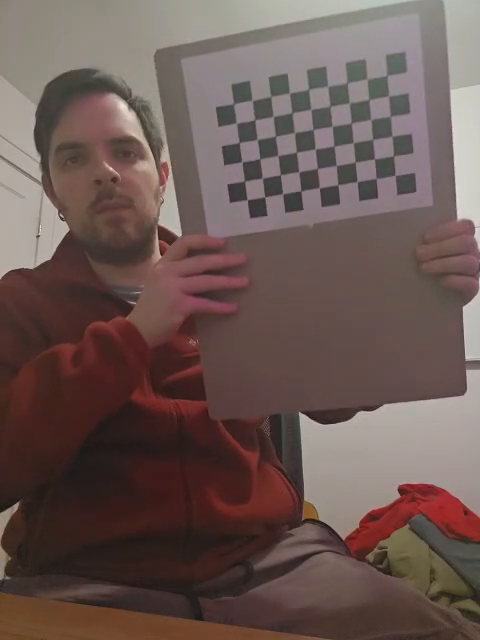
#> input picture frame 51 of examples/calib-from-video/VID_20251210_135648.mp4, 480 x 640 px, given in place of the camera
$ python capture_images.py
#> lines starting #> are read from the running program, lines starting #| are printed output that depends on the picture
import argparse
import cv2
import pathlib
import time
import os

def capture_images(dst_path: pathlib.Path):

    # Create the destination location
    os.makedirs(dst_path, exist_ok=False)
    print(f"Writing images to {str(dst_path.resolve())}.")

    # Open cameras
    cam_l = cv2.VideoCapture(1, cv2.CAP_DSHOW)  # Left camera
    cam_r = cv2.VideoCapture(0, cv2.CAP_DSHOW)  # Right camera

    if not cam_l.isOpened() or not cam_r.isOpened():
        raise RuntimeError("Couldn't open webcams.")

    # Set matching resolutions and FPS in order to reduce drift between cameras
    for cam in (cam_l, cam_r):
        cam.set(cv2.CAP_PROP_FRAME_WIDTH, 1280)
        cam.set(cv2.CAP_PROP_FRAME_HEIGHT, 720)
        cam.set(cv2.CAP_PROP_FPS, 30)

    # Warm up the webcams
    for _ in range(20):
        cam_l.read()
        cam_r.read()
#> this loop made 20 passes
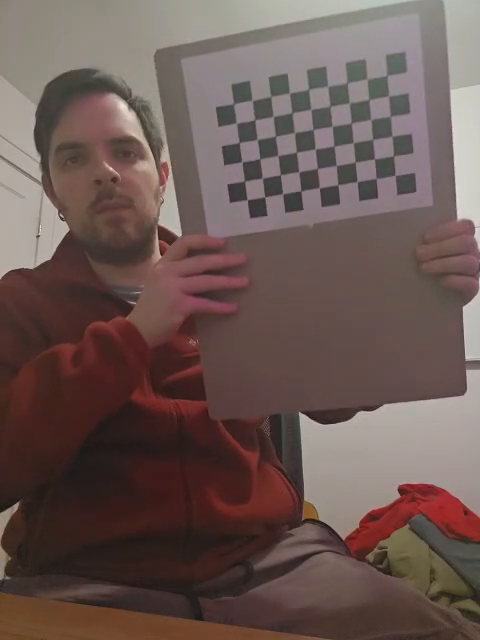
#> input picture frame 51 of examples/calib-from-video/VID_20251210_135648.mp4, 480 x 640 px, given in place of the camera
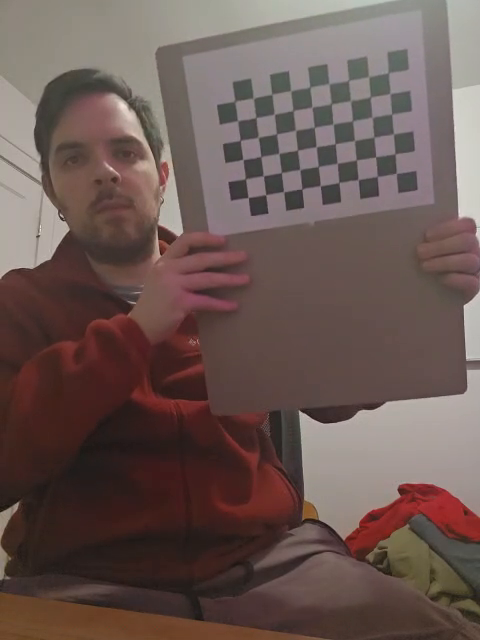
#> input picture frame 52 of examples/calib-from-video/VID_20251210_135648.mp4, 480 x 640 px, given in place of the camera


    idx = 0

    print("Press SPACE to save a stereo pair")
    print("Press q to quit")

    while True:
        # Capture frame
        ret_r, frame_r = cam_r.read()
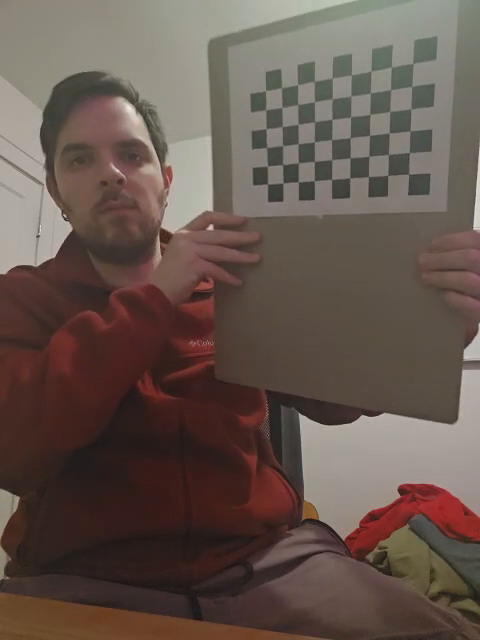
#> input picture frame 71 of examples/calib-from-video/VID_20251210_135648.mp4, 480 x 640 px, given in place of the camera
#> frame_r is the input picture: shape (640, 480, 3); mean B, G, R 77.9, 85.9, 101.4
        ret_l, frame_l = cam_l.read()

        if not ret_r or not ret_l:
            print("capture failed")
            continue

        # Show both feeds
        cv2.imshow("Right", frame_r)
        cv2.imshow("Left", frame_l)

        key = cv2.waitKey(1) & 0xFF
#> (key q is pressed here)

        if key == ord("q"):
            break

        if key == ord(" "):
            # If user presses SPACE, save frames
            dst_l = str(dst_path / f"left_{idx}.jpg")
            dst_r = str(dst_path / f"right_{idx}.jpg")
            cv2.imwrite(dst_l, frame_l)
            cv2.imwrite(dst_r, frame_r)

            print(f"Saved pair {idx}")

            idx += 1

    cam_l.release()
    cam_r.release()

    cv2.destroyAllWindows()


def cleanup_empty_dst_path(dst_path: pathlib.Path):
    """If no images were recorded, delete the destination folder
    to keep things clean.
    """
    if dst_path.is_dir() and not any(dst_path.iterdir()):
        dst_path.rmdir()

if __name__ == "__main__":
    parser = argparse.ArgumentParser()
    parser.add_argument(
        '--dirname',
        type=pathlib.Path,
        help='Name of folder to store images'
    )
    args = parser.parse_args()

    dirname = args.dirname or str(int(time.time()))
    dst_path = pathlib.Path('data') / dirname

    # Start capture loop
    try:
        capture_images(
            dst_path=dst_path,
        )
    finally:
        # If no images were captured, clean up the folder
        cleanup_empty_dst_path(dst_path)

$ run again, starting later in the video
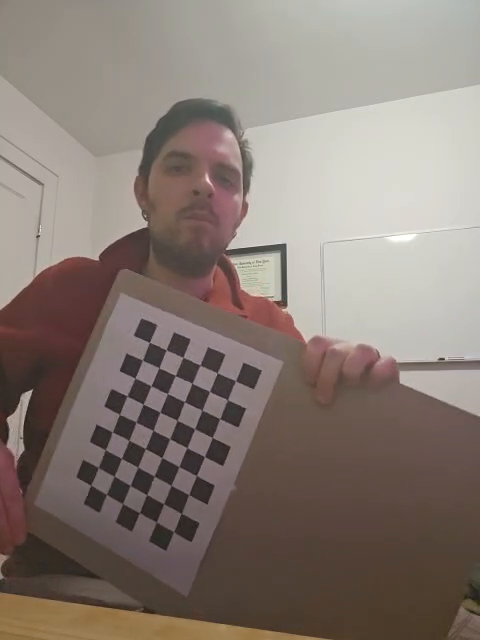
#> input picture frame 230 of examples/calib-from-video/VID_20251210_135648.mp4, 480 x 640 px, given in place of the camera
#> the loop in capture_images, `for _ in range(20):` made 20 passes
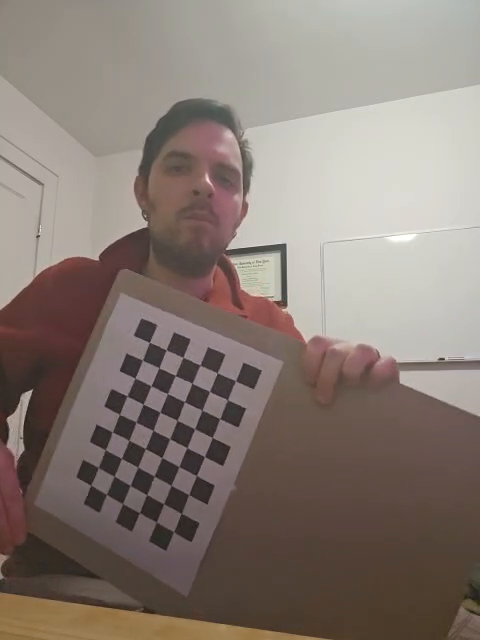
#> input picture frame 230 of examples/calib-from-video/VID_20251210_135648.mp4, 480 x 640 px, given in place of the camera
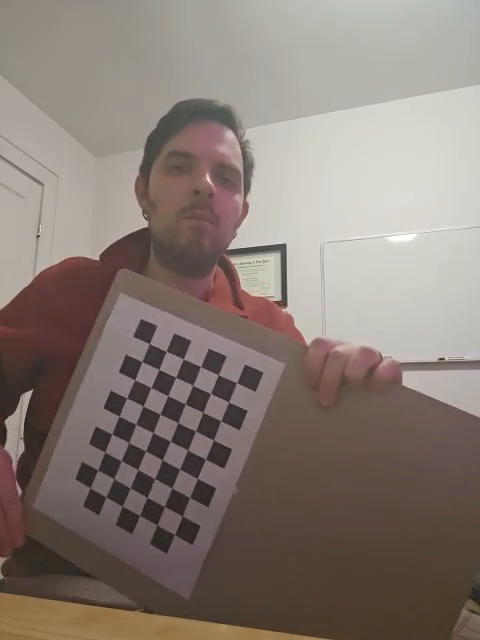
#> input picture frame 231 of examples/calib-from-video/VID_20251210_135648.mp4, 480 x 640 px, given in place of the camera
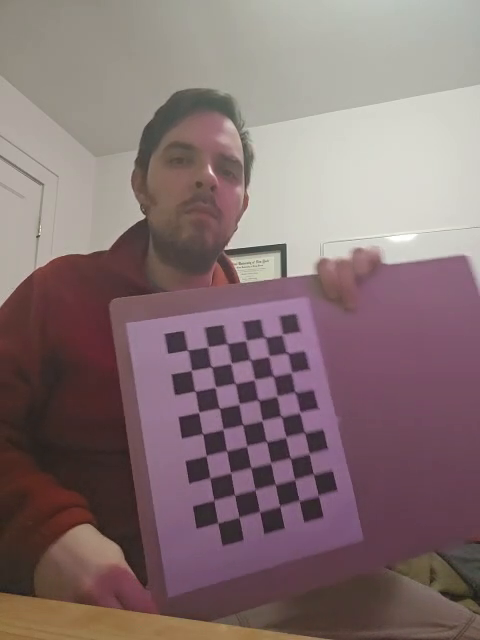
#> input picture frame 250 of examples/calib-from-video/VID_20251210_135648.mp4, 480 x 640 px, given in place of the camera
#> in capture_images, frame_r is the input picture: shape (640, 480, 3); mean B, G, R 114.5, 113.3, 133

$ run again, starting later in the video
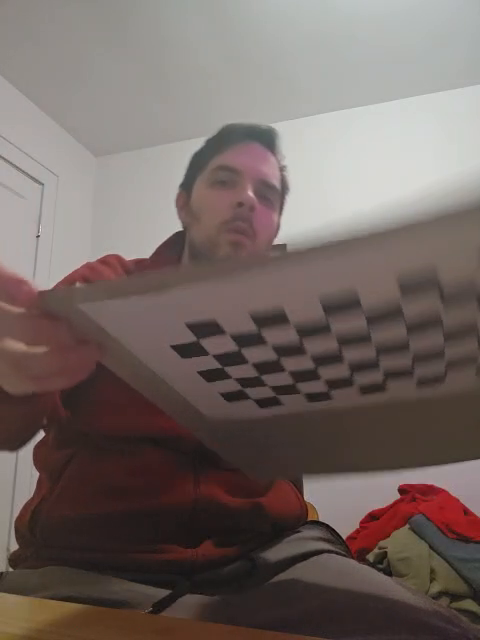
#> input picture frame 409 of examples/calib-from-video/VID_20251210_135648.mp4, 480 x 640 px, given in place of the camera
#> the loop in capture_images, `for _ in range(20):` made 20 passes
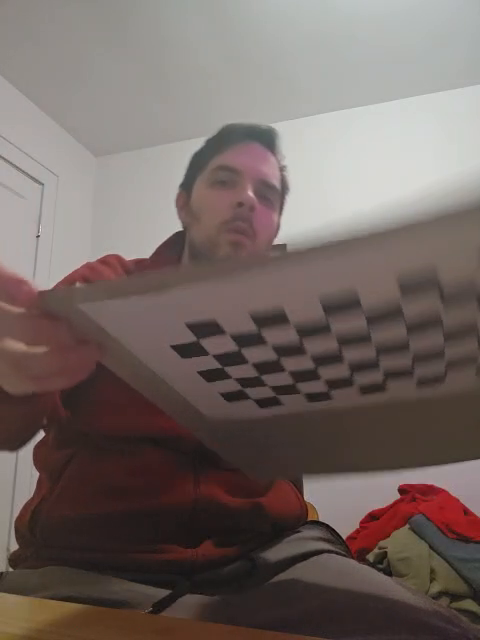
#> input picture frame 409 of examples/calib-from-video/VID_20251210_135648.mp4, 480 x 640 px, given in place of the camera
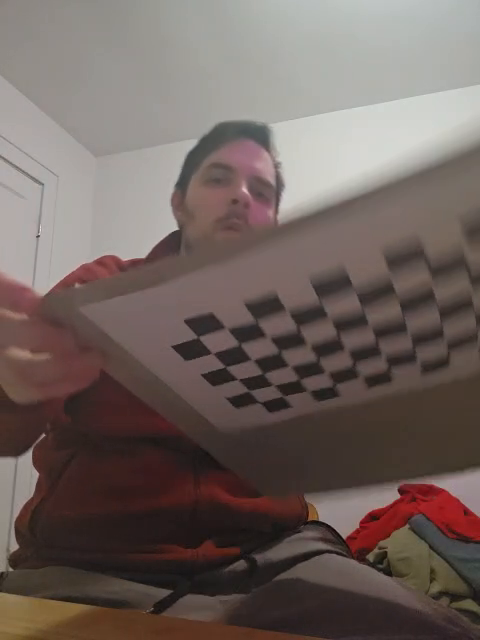
#> input picture frame 410 of examples/calib-from-video/VID_20251210_135648.mp4, 480 x 640 px, given in place of the camera
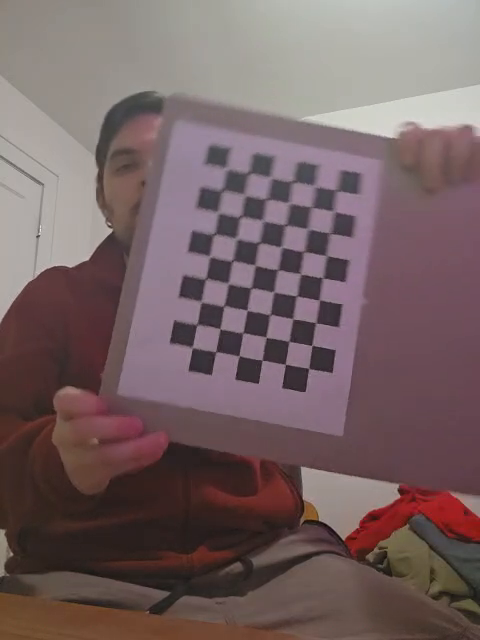
#> input picture frame 429 of examples/calib-from-video/VID_20251210_135648.mp4, 480 x 640 px, given in place of the camera
#> in capture_images, frame_r is the input picture: shape (640, 480, 3); mean B, G, R 99.3, 98.3, 117.5
